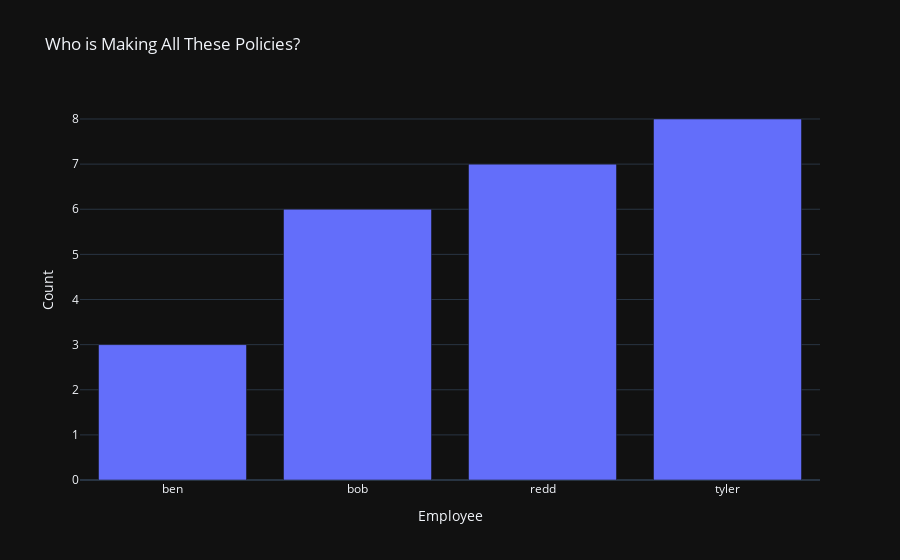

The notebook cell saved with this chart:
### Markdown cell above
### Let's do a group by to find who is making the most policies

### Code cell
log_df_by_count = log_df.groupby('acting_user').count()
log_df_by_count.reset_index(inplace=True)
new_df = log_df_by_count[['acting_user', 'action']]
new_df.set_index("acting_user", inplace= True)
new_df.head()


fig = px.bar(log_df_by_count, 
             x='acting_user',            
             y='action',
             template='plotly_dark',
             title='Who is Making All These Policies?')

fig.update_yaxes(title_text='Count')
fig.update_xaxes(title_text='Employee')
fig.show()

### Figure 1 — Plotly figure (JSON) as saved in the notebook; plotly's stock layout.template omitted (floating-point values rounded to 4 significant figures)
{"data": [{"alignmentgroup": "True", "hoverlabel": {"namelength": 0}, "hovertemplate": "acting_user=%{x}<br>action=%{y}", "legendgroup": "", "marker": {"color": "#636efa"}, "name": "", "offsetgroup": "", "orientation": "v", "showlegend": false, "textposition": "auto", "type": "bar", "x": ["ben", "bob", "redd", "tyler"], "xaxis": "x", "y": [3, 6, 7, 8], "yaxis": "y"}], "layout": {"barmode": "relative", "legend": {"tracegroupgap": 0}, "title": {"text": "Who is Making All These Policies?"}, "xaxis": {"anchor": "y", "domain": [0, 1], "title": {"text": "Employee"}}, "yaxis": {"anchor": "x", "domain": [0, 1], "title": {"text": "Count"}}}}
